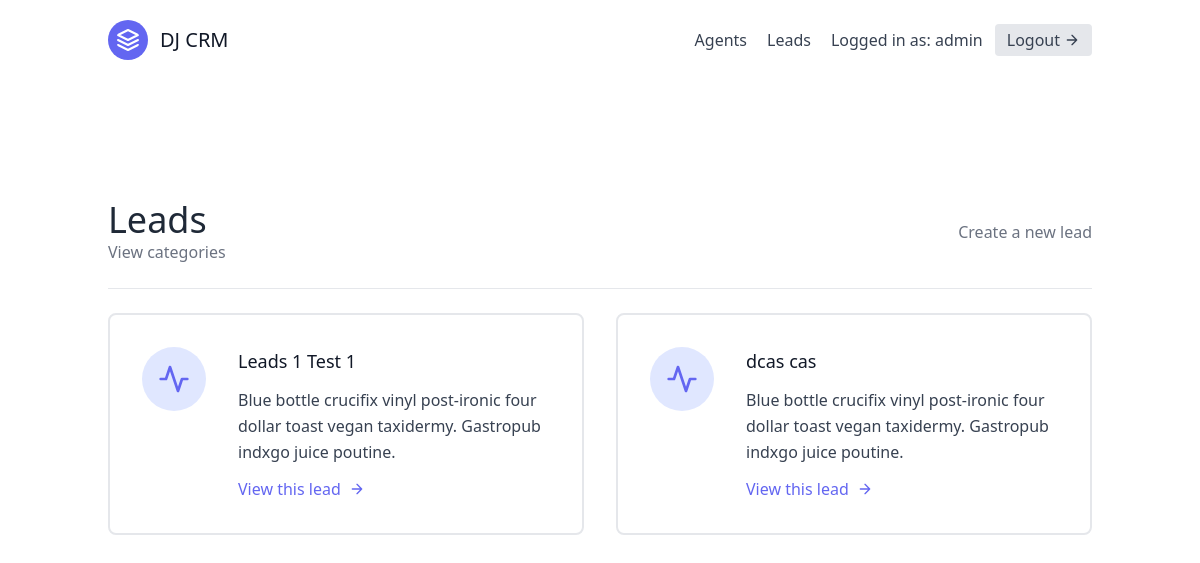
Screenshot of /leads/ (signed in) with the database file from the repository.
### leads/models.py (models this page shows, shortened)
class User(AbstractUser):
    is_organisor = models.BooleanField(default=True)
    is_agent = models.BooleanField(default=False)

class Lead(models.Model):
    first_name = models.CharField(max_length=20)
    last_name = models.CharField(max_length=20)
    age = models.IntegerField(default=0)
    organisation = models.ForeignKey(UserProfile, on_delete=models.CASCADE)
    agent = models.ForeignKey("Agent", null=True, blank=True, on_delete=models.SET_NULL)
    category = models.ForeignKey("Category", related_name="leads", null=True, blank=True, on_delete=models.SET_NULL)

### leads/views.py (the view)
# urls.py: path('', LeadListView.as_view(), name='lead-list'),
class LeadListView(LoginRequiredMixin, generic.ListView):
    template_name = "leads/lead_list.html"
    context_object_name = "leads"
    def get_queryset(self):
        user = self.request.user
        if user.is_organisor:
            queryset = Lead.objects.filter(organisation=user.userprofile, agent__isnull=False)
        else:
            queryset = Lead.objects.filter(organisation=user.agent.organisation, agent__isnull=False)
            queryset = queryset.filter(agent__user=user)
        return queryset
    def get_context_data(self, **kwargs):
        user = self.request.user
        context = super(LeadListView, self).get_context_data(**kwargs)
        if user.is_organisor:
            queryset = Lead.objects.filter(
                organisation=user.userprofile,
                agent__isnull=True
            )
            context.update({
                "unassigned_leads": queryset
        })
        return context

### leads/templates/leads/lead_list.html (shortened to what this page needs)
{% extends "_base.html" %}
{% block content %}
<section class="text-gray-700 body-font">
    <div class="container px-5 py-24 mx-auto flex flex-wrap">
        <div class="w-full mb-6 py-6 flex justify-between items-center border-b border-gray-200">
            <div>
                <h1 class="text-4xl text-gray-800">Leads</h1>
                <a class="text-gray-500 hover:text-blue-500" href="{% url 'leads:category-list' %}">
                    View categories
                </a>
            </div>
            {% if request.user.is_organisor %}
            <div>
                <a class="text-gray-500 hover:text-blue-500" href="{% url 'leads:lead-create' %}">
                    Create a new lead
                </a>
            </div>
            {% endif %}
        </div>
        <div class="flex flex-wrap -m-4">
            {% for lead in leads %}
            <div class="p-4 lg:w-1/2 md:w-full">
                <div class="flex border-2 rounded-lg border-gray-200 p-8 sm:flex-row flex-col">
                    <div class="w-16 h-16 sm:mr-8 sm:mb-0 mb-4 inline-flex items-center justify-center rounded-full bg-indigo-100 text-indigo-500 flex-shrink-0">
                        <svg fill="none" stroke="currentColor" stroke-linecap="round" stroke-linejoin="round" stroke-width="2" class="w-8 h-8" viewBox="0 0 24 24">
                            <path d="M22 12h-4l-3 9L9 3l-3 9H2"></path>
                        </svg>
                    </div>
                    <div class="flex-grow">
                        <h2 class="text-gray-900 text-lg title-font font-medium mb-3">
                            {{ lead.first_name }} {{ lead.last_name }}
                        </h2>
                        <p class="leading-relaxed text-base">
                            Blue bottle crucifix vinyl post-ironic four dollar toast vegan taxidermy. Gastropub indxgo juice poutine.
                        </p>
                        <a href="{% url 'leads:lead-detail' lead.pk %}" class="mt-3 text-indigo-500 inline-flex items-center">
                            View this lead
                            <svg fill="none" stroke="currentColor" stroke-linecap="round" stroke-linejoin="round" stroke-width="2" class="w-4 h-4 ml-2" viewBox="0 0 24 24">
                                <path d="M5 12h14M12 5l7 7-7 7"></path>
                            </svg>
                        </a>
                    </div>
                </div>
            </div>
            {% endfor %}
        </div>
    </div>
</section>
{% endblock content %}

### templates/navbar.html (shortened to what this page needs)
<header class="text-gray-700 body-font">
  <div class="container mx-auto flex flex-wrap p-5 flex-col md:flex-row items-center">
    <a class="flex title-font font-medium items-center text-gray-900 mb-4 md:mb-0">
      <svg xmlns="http://www.w3.org/2000/svg" fill="none" stroke="currentColor" stroke-linecap="round" stroke-linejoin="round" stroke-width="2" class="w-10 h-10 text-white p-2 bg-indigo-500 rounded-full" viewBox="0 0 24 24">
        <path d="M12 2L2 7l10 5 10-5-10-5zM2 17l10 5 10-5M2 12l10 5 10-5"></path>
      </svg>
      <span class="ml-3 text-xl">DJ CRM</span>
    </a>
    <nav class="md:ml-auto flex flex-wrap items-center text-base justify-center">
      {% if not request.user.is_authenticated %}
        <a href="{% url 'signup' %}" class="mr-5 hover:text-gray-900">Signup</a>
      {% else %}
          {% if request.user.is_organisor %}
              <a href="{% url 'agents:agent-list' %}" class="mr-5 hover:text-gray-900">Agents</a>
          {% endif %}
        <a href="{% url 'leads:lead-list' %}" class="mr-5 hover:text-gray-900">Leads</a>
      {% endif %}
    </nav>
    {% if request.user.is_authenticated %}
      Logged in as: {{ request.user.username }}
      <a href="{% url 'logout' %}" class="ml-3 inline-flex items-center bg-gray-200 border-0 py-1 px-3 focus:outline-none hover:bg-gray-300 rounded text-base mt-4 md:mt-0">
        Logout
          <svg fill="none" stroke="currentColor" stroke-linecap="round" stroke-linejoin="round" stroke-width="2" class="w-4 h-4 ml-1" viewBox="0 0 24 24">
              <path d="M5 12h14M12 5l7 7-7 7"></path>
          </svg>
      </a>
    {% endif %}
  </div>
</header>

### rows the page displays
User: user.username "admin"
Lead: first_name "Leads 1", last_name "Test 1"
Lead: first_name "dcas", last_name "cas"
